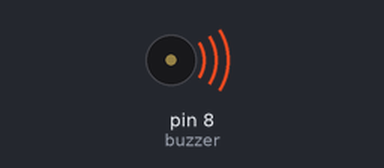
The sketch below on a simulated Arduino Uno, built with avr-gcc and run on an emulated ATmega328P. Parts: buzzer (waves = sounding).

Above: at 0.5 s.
Timing chart, 0 to 4.6 s (numbered marks = the images above):
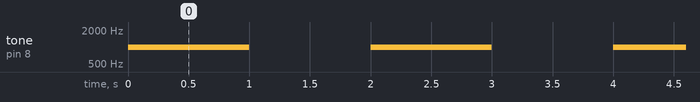

The sketch:

sketch_lcd_menu_lcd_sensor-ambos_com_led.ino
```cpp
const int buzzer = 8; // Pino onde o buzzer está conectado

void setup() {
  pinMode(buzzer, OUTPUT); // Define o pino do buzzer como saída
}

void loop() {
  tone(buzzer, 1000); // Emite um som de 1000Hz (1kHz)
  delay(1000);        // Espera 1 segundo
  noTone(buzzer);     // Para o som
  delay(1000);        // Espera 1 segundo
}
```

Measured:
- by itself, tone on pin 8 (buzzer): alternates 1000 Hz for 1.0 s and silent for 1.0 s
